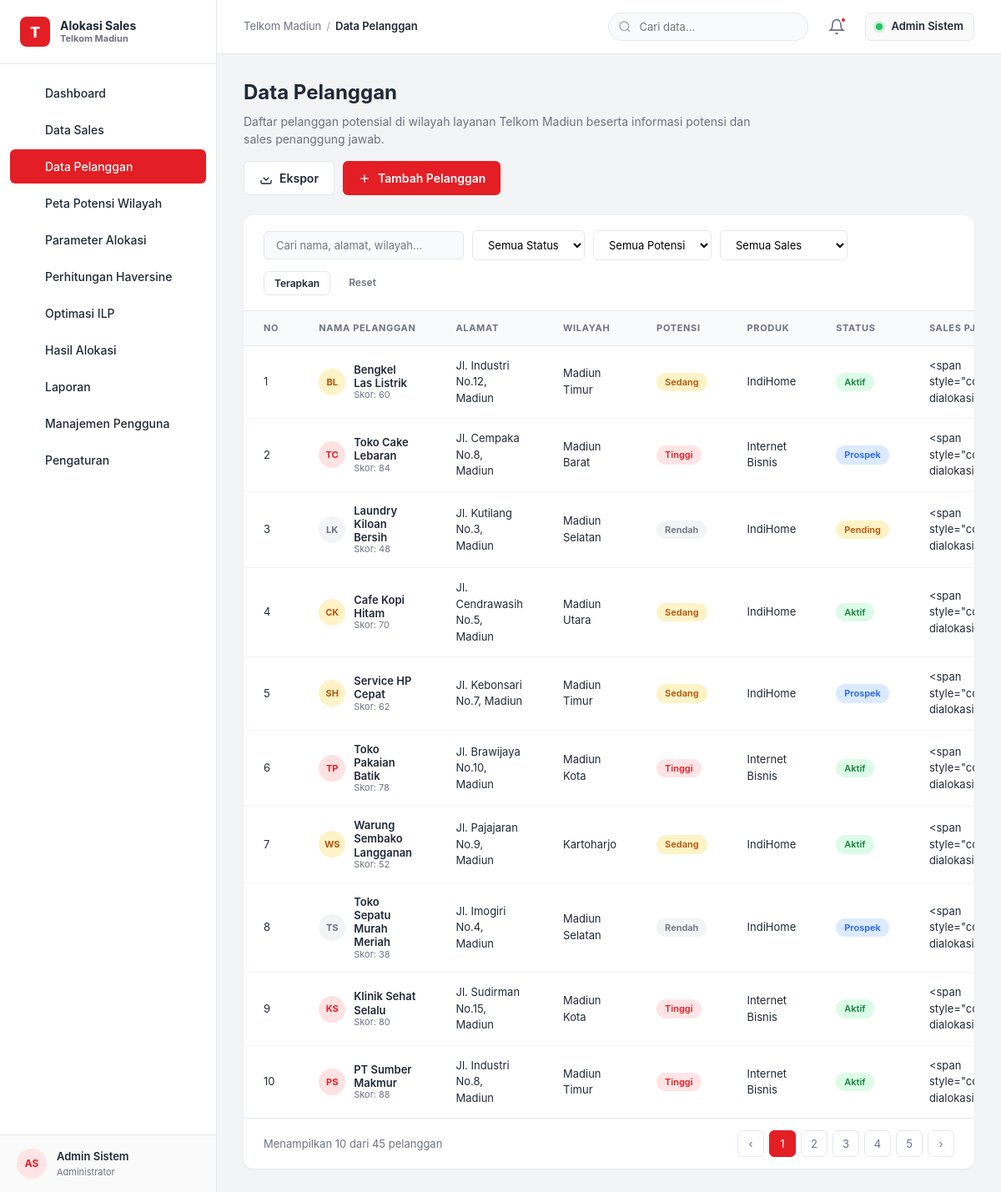
Page /data_pelanggan.php (signed in) on the committed database.
### tables this page shows
CREATE TABLE users (
    id INT AUTO_INCREMENT PRIMARY KEY,
    nama VARCHAR(120) NOT NULL,
    email VARCHAR(120) NOT NULL UNIQUE,
    password VARCHAR(255) NOT NULL,
    peran ENUM('Administrator','Manajer','Operator') NOT NULL DEFAULT 'Operator',
    telepon VARCHAR(30),
    status ENUM('Aktif','Nonaktif') NOT NULL DEFAULT 'Aktif',
    created_at TIMESTAMP DEFAULT CURRENT_TIMESTAMP,
    updated_at TIMESTAMP DEFAULT CURRENT_TIMESTAMP ON UPDATE CURRENT_TIMESTAMP
);

CREATE TABLE pelanggan (
    id INT AUTO_INCREMENT PRIMARY KEY,
    nama VARCHAR(150) NOT NULL,
    alamat TEXT,
    wilayah VARCHAR(80) NOT NULL,
    latitude DECIMAL(10,6) NOT NULL,
    longitude DECIMAL(10,6) NOT NULL,
    potensi ENUM('Rendah','Sedang','Tinggi') NOT NULL DEFAULT 'Sedang',
    skor_potensi INT NOT NULL DEFAULT 50,
    produk VARCHAR(80),
    status ENUM('Prospek','Aktif','Pending') NOT NULL DEFAULT 'Prospek',
    sales_id INT NULL,
    created_at TIMESTAMP DEFAULT CURRENT_TIMESTAMP,
    FOREIGN KEY (sales_id) REFERENCES sales(id) ON DELETE SET NULL
);

### config.php (called while the page is built, shortened)
<?php
function db() {
    static $pdo = null;
    if ($pdo === null) {
        $dsn = "mysql:host=" . DB_HOST . ";dbname=" . DB_NAME . ";charset=" . DB_CHARSET;
        try {
            $pdo = new PDO($dsn, DB_USER, DB_PASS, [
                PDO::ATTR_ERRMODE => PDO::ERRMODE_EXCEPTION,
                PDO::ATTR_DEFAULT_FETCH_MODE => PDO::FETCH_ASSOC,
                PDO::ATTR_EMULATE_PREPARES => false,
            ]);
        } catch (PDOException $e) {
            die("Koneksi database gagal: " . $e->getMessage() . "<br><br>Pastikan:<br>1. MySQL/MariaDB berjalan<br>2. Database <code>sales_territory</code> sudah diimport dari <code>database/schema.sql</code>");
        }
    }
    return $pdo;
}
function current_user() {
    $stmt = db()->prepare("SELECT * FROM users WHERE id = ?");
    $stmt->execute([$_SESSION['user_id']]);
    return $stmt->fetch();
}
function e($v) {
    return htmlspecialchars($v ?? '', ENT_QUOTES, 'UTF-8');
}
function initials($name) {
    $parts = explode(' ', trim($name));
    $out = '';
    foreach (array_slice($parts, 0, 2) as $p) $out .= strtoupper(substr($p, 0, 1));
    return $out ?: '?';
}

### data_pelanggan.php (the view, shortened to what this page needs)
<?php
require_once 'config.php';
$pageTitle = 'Data Pelanggan';
$current_page = 'pelanggan';
$pdo = db();
$search = trim($_GET['q'] ?? '');
$where = [];
$params = [];
$whereSql = $where ? 'WHERE ' . implode(' AND ', $where) : '';
$page = max(1, (int)($_GET['page'] ?? 1));
$perPage = 10;
$total = $pdo->prepare("SELECT COUNT(*) FROM pelanggan p $whereSql");
$total->execute($params);
$totalRows = (int)$total->fetchColumn();
$totalPages = max(1, ceil($totalRows / $perPage));
$offset = ($page - 1) * $perPage;
$stmt = $pdo->prepare("SELECT p.*, s.nama AS sales_nama
    FROM pelanggan p
    LEFT JOIN sales s ON s.id = p.sales_id
    $whereSql
    ORDER BY p.id DESC
    LIMIT $perPage OFFSET $offset");
$stmt->execute($params);
$rows = $stmt->fetchAll();
include 'includes/header.php';
?>
<div class="page-header">
    <div class="page-title">
        <h2>Data Pelanggan</h2>
        <p>Daftar pelanggan potensial di wilayah layanan Telkom Madiun beserta informasi potensi dan sales penanggung jawab.</p>
    </div>
    <div class="header-actions">
        <button class="btn btn-outline" onclick="exportPelangganCSV()">
            <svg width="16" height="16" viewBox="0 0 24 24" fill="none" stroke="currentColor" stroke-width="2"><path d="M21 15v4a2 2 0 0 1-2 2H5a2 2 0 0 1-2-2v-4"/><polyline points="7 10 12 15 17 10"/></svg>
            Ekspor
        </button>
        <button class="btn btn-primary" onclick="openPelangganModal()">
            <svg width="16" height="16" viewBox="0 0 24 24" fill="none" stroke="currentColor" stroke-width="2"><line x1="12" y1="5" x2="12" y2="19"/><line x1="5" y1="12" x2="19" y2="12"/></svg>
            Tambah Pelanggan
        </button>
    </div>
</div>
<div class="table-card">
    <div class="table-toolbar">
        <div class="toolbar-left">
            <input type="text" class="table-search" placeholder="Cari nama, alamat, wilayah..." value="<?= e($search) ?>" id="searchInput" onkeypress="if(event.key==='Enter')applyFilters()">
            <select class="table-select" id="fStatus">
                <option value="">Semua Status</option>
            </select>
            <select class="table-select" id="fPotensi">
                <option value="">Semua Potensi</option>
            </select>
            <select class="table-select" id="fSales">
                <option value="">Semua Sales</option>
            </select>
        </div>
        <div class="toolbar-right">
            <button class="btn btn-outline btn-sm" onclick="applyFilters()">Terapkan</button>
            <a href="data_pelanggan.php" class="btn btn-ghost btn-sm">Reset</a>
        </div>
    </div>
    <div class="table-wrap">
        <table class="data-table" id="pelangganTable">
            <thead>
                <tr>
                    <th style="width:50px">No</th>
                    <th>Nama Pelanggan</th>
                    <th>Alamat</th>
                    <th>Wilayah</th>
                    <th>Potensi</th>
                    <th>Produk</th>
                    <th>Status</th>
                    <th>Sales PJ</th>
                </tr>
            </thead>
            <tbody>
                <?php if (empty($rows)): ?>
                <tr><td colspan="9" style="text-align:center; padding:32px; color:#9CA3AF;">Belum ada data pelanggan.</td></tr>
                <?php else: $no = $offset + 1; foreach ($rows as $p): ?>
                <tr>
                    <td><?= $no++ ?></td>
                    <td>
                        <div class="cell-user">
                            <div class="avatar-xs" style="background:<?= $p['potensi']==='Tinggi'?'#FEE2E2':($p['potensi']==='Sedang'?'#FEF3C7':'#F3F4F6') ?>;color:<?= $p['potensi']==='Tinggi'?'#E31E24':($p['potensi']==='Sedang'?'#B45309':'#6B7280') ?>"><?= e(initials($p['nama'])) ?></div>
                            <div class="user-meta">
                                <div class="uname"><?= e($p['nama']) ?></div>
                                <div class="uinfo">Skor: <?= (int)$p['skor_potensi'] ?></div>
                            </div>
                        </div>
                    </td>
                    <td style="max-width:240px"><?= e($p['alamat']) ?></td>
                    <td><?= e($p['wilayah']) ?></td>
                    <td>
                        <?php
                            $badge = $p['potensi']==='Tinggi'?'badge-red':($p['potensi']==='Sedang'?'badge-yellow':'badge-gray');
                        ?>
                        <span class="badge <?= $badge ?>"><?= e($p['potensi']) ?></span>
                    </td>
                    <td><?= e($p['produk'] ?: '-') ?></td>
                    <td>
                        <?php
                            $sBadge = $p['status']==='Aktif'?'badge-green':($p['status']==='Prospek'?'badge-blue':'badge-yellow');
                        ?>
                        <span class="badge <?= $sBadge ?>"><?= e($p['status']) ?></span>
                    </td>
                    <td><?= e($p['sales_nama'] ?: '<span style="color:#9CA3AF">Belum dialokasi</span>') ?></td>
                </tr>
                <?php endforeach; endif; ?>
            </tbody>
        </table>
    </div>
    <div class="table-footer">
        <div>Menampilkan <?= count($rows) ?> dari <?= $totalRows ?> pelanggan</div>
        <div class="pagination">
            <a class="page-btn" href="?<?= http_build_query(array_merge($_GET, ['page' => max(1, $page - 1)])) ?>" <?= $page<=1?'disabled':'' ?>>‹</a>
            <?php for ($i=1; $i<=$totalPages; $i++): ?>
            <a class="page-btn <?= $i===$page?'active':'' ?>" href="?<?= http_build_query(array_merge($_GET, ['page'=>$i])) ?>"><?= $i ?></a>
            <?php endfor; ?>
            <a class="page-btn" href="?<?= http_build_query(array_merge($_GET, ['page' => min($totalPages, $page + 1)])) ?>" <?= $page>=$totalPages?'disabled':'' ?>>›</a>
        </div>
    </div>
</div>
<?php
include 'includes/footer.php';
?>

### includes/header.php (shortened to what this page needs)
<?php
if (!function_exists('nav_icon_svg')) {
    function nav_icon_svg($name) {
        return $icons[$name] ?? $icons['dashboard'];
    }
}
$navItems = [
    ['key' => 'dashboard',  'label' => 'Dashboard',              'url' => 'dashboard.php',           'icon' => 'dashboard'],
    ['key' => 'sales',      'label' => 'Data Sales',             'url' => 'data_sales.php',          'icon' => 'sales'],
    ['key' => 'pelanggan',  'label' => 'Data Pelanggan',         'url' => 'data_pelanggan.php',      'icon' => 'pelanggan'],
    ['key' => 'peta',       'label' => 'Peta Potensi Wilayah',  'url' => 'peta_potensi.php',        'icon' => 'map'],
    ['key' => 'param',      'label' => 'Parameter Alokasi',      'url' => 'parameter_alokasi.php',   'icon' => 'param'],
    ['key' => 'haversine',  'label' => 'Perhitungan Haversine',  'url' => 'perhitungan_haversine.php','icon' => 'haversine'],
    ['key' => 'ilp',        'label' => 'Optimasi ILP',           'url' => 'optimasi_ilp.php',        'icon' => 'ilp'],
    ['key' => 'hasil',      'label' => 'Hasil Alokasi',          'url' => 'hasil_alokasi.php',       'icon' => 'hasil'],
    ['key' => 'laporan',    'label' => 'Laporan',                'url' => 'laporan.php',             'icon' => 'laporan'],
    ['key' => 'users',      'label' => 'Manajemen Pengguna',    'url' => 'manajemen_pengguna.php',  'icon' => 'users'],
    ['key' => 'settings',   'label' => 'Pengaturan',             'url' => 'pengaturan.php',          'icon' => 'settings'],
];
$user = current_user();
$initials = $user ? initials($user['nama']) : 'AD';
$unread = 3;
?><!DOCTYPE html>
<html lang="id">
<head>
    <link rel="stylesheet" href="assets/css/style.css">
    <link rel="stylesheet" href="https://unpkg.com/leaflet@1.9.4/dist/leaflet.css">
    <link rel="stylesheet" href="https://cdn.jsdelivr.net/npm/chart.js@4.4.0/dist/chart.min.css">
</head>
<body>
<div class="app-layout">
    <aside class="sidebar" id="sidebar">
        <div class="sidebar-brand">
            <div class="logo-icon">T</div>
            <div class="brand-text">
                <h1>Alokasi Sales</h1>
                <p>Telkom Madiun</p>
            </div>
        </div>
        <nav class="nav-menu">
            <?php foreach ($navItems as $item): ?>
                <a href="<?= $item['url'] ?>" class="nav-item <?= ($current_page ?? '') === $item['key'] ? 'active' : '' ?>">
                    <span class="nav-icon"><?= nav_icon_svg($item['icon']) ?></span>
                    <?= e($item['label']) ?>
                </a>
            <?php endforeach; ?>
        </nav>
        <div class="user-profile">
            <div class="avatar-sm"><?= e($initials) ?></div>
            <div class="user-info">
                <h4><?= e($user['nama'] ?? 'Guest') ?></h4>
                <p><?= e($user['peran'] ?? '-') ?></p>
            </div>
            <a href="logout.php" class="icon-btn" title="Keluar" style="width:32px;height:32px;margin-left:auto;">
            </a>
        </div>
    </aside>
    <div class="main-area">
        <header class="app-header">
            <div class="breadcrumb">
                <span>Telkom Madiun</span>
                <span class="sep">/</span>
                <span class="current"><?= e($pageTitle ?? 'Dashboard') ?></span>
            </div>
            <div class="header-right">
                <div class="search-box">
                    <svg class="search-icon" viewBox="0 0 24 24" fill="none" stroke="currentColor" stroke-width="2"><circle cx="11" cy="11" r="8"/><line x1="21" y1="21" x2="16.65" y2="16.65"/></svg>
                    <input type="text" placeholder="Cari data..." id="globalSearch">
                </div>
                <button class="icon-btn" title="Notifikasi">
                    <svg viewBox="0 0 24 24" width="20" height="20" fill="none" stroke="currentColor" stroke-width="2"><path d="M18 8A6 6 0 0 0 6 8c0 7-3 9-3 9h18s-3-2-3-9"/><path d="M13.73 21a2 2 0 0 1-3.46 0"/></svg>
                    <?php if ($unread): ?><span class="badge-dot"></span><?php endif; ?>
                </button>
                <div class="admin-badge">
                    <span class="status-dot"></span>
                    <span><?= e($user['nama'] ?? 'Admin') ?></span>
                </div>
            </div>
        </header>
        <main class="page-body">

### includes/footer.php (shortened to what this page needs)
        </main>
    </div>
</div>
</body>
</html>

### rows in the picture
users: nama "AS", nama "Admin Sistem", peran "Administrator"
pelanggan: nama "BL", nama "Bengkel Las Listrik", skor_potensi "60", alamat "Jl. Industri No.12, Madiun", wilayah "Madiun Timur", potensi "Sedang", produk "IndiHome", status "Aktif", sales_nama "<span…"
pelanggan: nama "TC", nama "Toko Cake Lebaran", skor_potensi "84", alamat "Jl. Cempaka No.8, Madiun", wilayah "Madiun Barat", potensi "Tinggi", produk "Internet Bisnis", status "Prospek", sales_nama "<span…"
pelanggan: nama "LK", nama "Laundry Kiloan Bersih", skor_potensi "48", alamat "Jl. Kutilang No.3, Madiun", wilayah "Madiun Selatan", potensi "Rendah", produk "IndiHome", status "Pending", sales_nama "<span…"
pelanggan: nama "CK", nama "Cafe Kopi Hitam", skor_potensi "70", alamat "Jl. Cendrawasih No.5, Madiun", wilayah "Madiun Utara", potensi "Sedang", produk "IndiHome", status "Aktif", sales_nama "<span…"
pelanggan: nama "SH", nama "Service HP Cepat", skor_potensi "62", alamat "Jl. Kebonsari No.7, Madiun", wilayah "Madiun Timur", potensi "Sedang", produk "IndiHome", status "Prospek", sales_nama "<span…"
pelanggan: nama "TP", nama "Toko Pakaian Batik", skor_potensi "78", alamat "Jl. Brawijaya No.10, Madiun", wilayah "Madiun Kota", potensi "Tinggi", produk "Internet Bisnis", status "Aktif", sales_nama "<span…"
pelanggan: nama "WS", nama "Warung Sembako Langganan", skor_potensi "52", alamat "Jl. Pajajaran No.9, Madiun", wilayah "Kartoharjo", potensi "Sedang", produk "IndiHome", status "Aktif", sales_nama "<span…"
pelanggan: nama "TS", nama "Toko Sepatu Murah Meriah", skor_potensi "38", alamat "Jl. Imogiri No.4, Madiun", wilayah "Madiun Selatan", potensi "Rendah", produk "IndiHome", status "Prospek", sales_nama "<span…"
pelanggan: nama "KS", nama "Klinik Sehat Selalu", skor_potensi "80", alamat "Jl. Sudirman No.15, Madiun", wilayah "Madiun Kota", potensi "Tinggi", produk "Internet Bisnis", status "Aktif", sales_nama "<span…"
pelanggan: nama "PS", nama "PT Sumber Makmur", skor_potensi "88", alamat "Jl. Industri No.8, Madiun", wilayah "Madiun Timur", potensi "Tinggi", produk "Internet Bisnis", status "Aktif", sales_nama "<span…"

### other values in the picture
$item['label'] "Dashboard"
$item['label'] "Data Sales"
$item['label'] "Data Pelanggan"
$item['label'] "Peta Potensi Wilayah"
$item['label'] "Parameter Alokasi"
$item['label'] "Perhitungan Haversine"
$item['label'] "Optimasi ILP"
$item['label'] "Hasil Alokasi"
$item['label'] "Laporan"
$item['label'] "Manajemen Pengguna"
$item['label'] "Pengaturan"
$pageTitle "Data Pelanggan"
count($rows) "10"
$totalRows "45"
